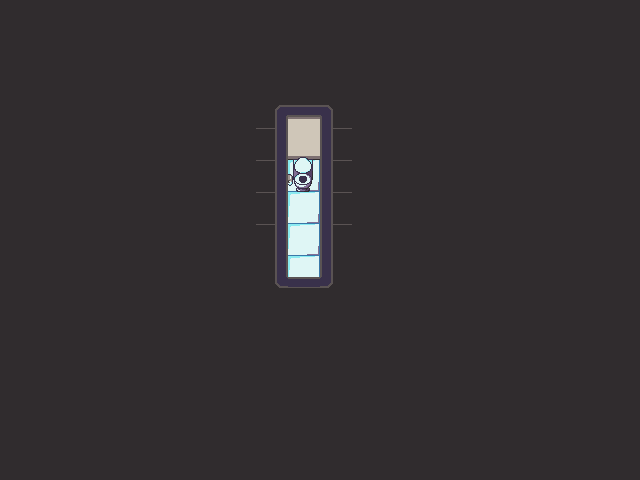

A level layout from a 2D game, rendered from its tile map. Below: a short description, then the map file with its tile-grid data intact:
An orthogonal 20x15 tile map with 32x32 px tiles, 3 tile layers (base, underActor, overActor) and 2 objects.

<map version="1.2" tiledversion="1.3.3" orientation="orthogonal" renderorder="right-down" width="20" height="15" tilewidth="32" tileheight="32" infinite="0" nextlayerid="5" nextobjectid="11">
 <tileset firstgid="1" source="maptiles.tsx" />
 <layer id="1" name="base" width="20" height="15">
  <data encoding="csv">
1,1,1,1,1,1,1,1,1,1,1,1,1,1,1,1,1,1,1,1,
1,1,1,1,1,1,1,1,1,1,1,1,1,1,1,1,1,1,1,1,
1,1,1,1,1,1,1,1,1,1,1,1,1,1,1,1,1,1,1,1,
1,1,1,1,1,1,1,1,26,29,27,1,1,1,1,1,1,1,1,1,
1,1,1,1,1,1,1,1,20,39,18,1,1,1,1,1,1,1,1,1,
1,1,1,1,1,1,1,1,20,7,18,1,1,1,1,1,1,1,1,1,
1,1,1,1,1,1,1,1,20,7,18,1,1,1,1,1,1,1,1,1,
1,1,1,1,1,1,1,1,20,7,18,1,1,1,1,1,1,1,1,1,
1,1,1,1,1,1,1,1,36,7,37,1,1,1,1,1,1,1,1,1,
1,1,1,1,1,1,1,1,1,1,1,1,1,1,1,1,1,1,1,1,
1,1,1,1,1,1,1,1,1,1,1,1,1,1,1,1,1,1,1,1,
1,1,1,1,1,1,1,1,1,1,1,1,1,1,1,1,1,1,1,1,
1,1,1,1,1,1,1,1,1,1,1,1,1,1,1,1,1,1,1,1,
1,1,1,1,1,1,1,1,1,1,1,1,1,1,1,1,1,1,1,1,
1,1,1,1,1,1,1,1,1,1,1,1,1,1,1,1,1,1,1,1
</data>
 </layer>
 <layer id="2" name="underActor" width="20" height="15">
  <data encoding="csv">
0,0,0,0,0,0,0,0,0,0,0,0,0,0,0,0,0,0,0,0,
0,0,0,0,0,0,0,0,0,0,0,0,0,0,0,0,0,0,0,0,
0,0,0,0,0,0,0,0,0,0,0,0,0,0,0,0,0,0,0,0,
0,0,0,0,0,0,0,0,0,0,0,0,0,0,0,0,0,0,0,0,
0,0,0,0,0,0,0,0,0,61,0,0,0,0,0,0,0,0,0,0,
0,0,0,0,0,0,0,0,0,71,0,0,0,0,0,0,0,0,0,0,
0,0,0,0,0,0,0,0,0,0,0,0,0,0,0,0,0,0,0,0,
0,0,0,0,0,0,0,0,0,0,0,0,0,0,0,0,0,0,0,0,
0,0,0,0,0,0,0,0,0,0,0,0,0,0,0,0,0,0,0,0,
0,0,0,0,0,0,0,0,0,0,0,0,0,0,0,0,0,0,0,0,
0,0,0,0,0,0,0,0,0,0,0,0,0,0,0,0,0,0,0,0,
0,0,0,0,0,0,0,0,0,0,0,0,0,0,0,0,0,0,0,0,
0,0,0,0,0,0,0,0,0,0,0,0,0,0,0,0,0,0,0,0,
0,0,0,0,0,0,0,0,0,0,0,0,0,0,0,0,0,0,0,0,
0,0,0,0,0,0,0,0,0,0,0,0,0,0,0,0,0,0,0,0
</data>
 </layer>
 <layer id="3" name="overActor" width="20" height="15">
  <data encoding="csv">
0,0,0,0,0,0,0,0,0,0,0,0,0,0,0,0,0,0,0,0,
0,0,0,0,0,0,0,0,0,0,0,0,0,0,0,0,0,0,0,0,
0,0,0,0,0,0,0,0,0,0,0,0,0,0,0,0,0,0,0,0,
0,0,0,0,0,0,0,0,0,0,0,0,0,0,0,0,0,0,0,0,
0,0,0,0,0,0,0,0,0,0,0,0,0,0,0,0,0,0,0,0,
0,0,0,0,0,0,0,0,0,0,0,0,0,0,0,0,0,0,0,0,
0,0,0,0,0,0,0,0,0,0,0,0,0,0,0,0,0,0,0,0,
0,0,0,0,0,0,0,0,0,0,0,0,0,0,0,0,0,0,0,0,
0,0,0,0,0,0,0,0,0,9,0,0,0,0,0,0,0,0,0,0,
0,0,0,0,0,0,0,0,0,0,0,0,0,0,0,0,0,0,0,0,
0,0,0,0,0,0,0,0,0,0,0,0,0,0,0,0,0,0,0,0,
0,0,0,0,0,0,0,0,0,0,0,0,0,0,0,0,0,0,0,0,
0,0,0,0,0,0,0,0,0,0,0,0,0,0,0,0,0,0,0,0,
0,0,0,0,0,0,0,0,0,0,0,0,0,0,0,0,0,0,0,0,
0,0,0,0,0,0,0,0,0,0,0,0,0,0,0,0,0,0,0,0
</data>
 </layer>
 <objectgroup id="4" name="actorPositions">
  <object id="9" x="288" y="160" width="32" height="32">
   <properties>
    <property name="actorId" type="int" value="0" />
    <property name="describe" value="" />
    <property name="name" value="toilet" />
   </properties>
  </object>
  <object id="10" x="288" y="280" width="32" height="8">
   <properties>
    <property name="actorId" type="int" value="1" />
    <property name="describe" value="" />
    <property name="name" value="transferHallway1FA" />
   </properties>
  </object>
 </objectgroup>
</map>
